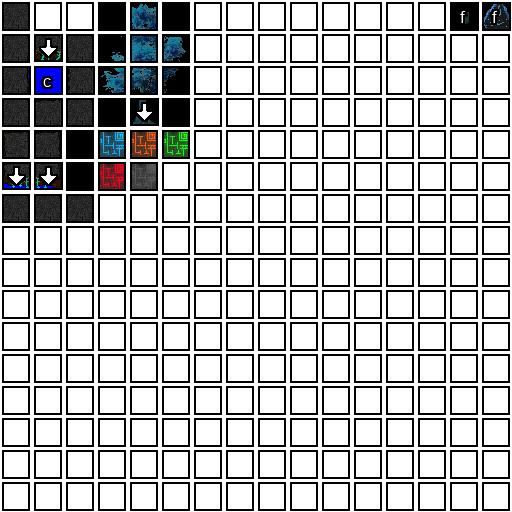

This is a level from a 2D game, rendered from its Tiled map with the project's own tilesets. A one-line summary and the complete map file follow:
An orthogonal 16x16 tile map with 32x32 px tiles, 2 tile layers (ground, collision), 1 hidden layer not drawn, 3 tilesets.

<map version="1.0" orientation="orthogonal" width="16" height="16" tilewidth="32" tileheight="32">
 <tileset firstgid="1" name="data" tilewidth="32" tileheight="32">
  <image source="img.png" width="512" height="512" />
 </tileset>
 <tileset firstgid="257" name="height" tilewidth="32" tileheight="32">
  <image source="../data_sample.png" width="128" height="64" />
 </tileset>
 <tileset firstgid="265" name="collision" tilewidth="32" tileheight="32">
  <image source="../collision_sample.png" width="128" height="64" />
 </tileset>
 <layer name="ground" width="16" height="16">
  <data encoding="csv">
1,2,3,4,5,6,7,8,9,10,11,12,13,14,15,16,
17,18,19,20,21,22,23,24,25,26,27,28,29,30,31,32,
33,34,35,36,37,38,39,40,41,42,43,44,45,46,47,48,
49,50,51,52,53,54,55,56,57,58,59,60,61,62,63,64,
65,66,67,68,69,70,71,72,73,74,75,76,77,78,79,80,
81,82,83,84,85,86,87,88,89,90,91,92,93,94,95,96,
97,98,99,100,101,102,103,104,105,106,107,108,109,110,111,112,
113,114,115,116,117,118,119,120,121,122,123,124,125,126,127,128,
129,130,131,132,133,134,135,136,137,138,139,140,141,142,143,144,
145,146,147,148,149,150,151,152,153,154,155,156,157,158,159,160,
161,162,163,164,165,166,167,168,169,170,171,172,173,174,175,176,
177,178,179,180,181,182,183,184,185,186,187,188,189,190,191,192,
193,194,195,196,197,198,199,200,201,202,203,204,205,206,207,208,
209,210,211,212,213,214,215,216,217,218,219,220,221,222,223,224,
225,226,227,228,229,230,231,232,233,234,235,236,237,238,239,240,
241,242,243,244,245,246,247,248,249,250,251,252,253,254,255,256
</data>
 </layer>
 <layer name="height" width="16" height="16" visible="0">
  <data encoding="csv">
257,257,257,261,261,261,257,257,257,257,257,257,257,257,258,258,
257,257,257,260,260,260,257,257,257,257,257,257,257,257,257,257,
257,257,257,259,259,259,257,257,257,257,257,257,257,257,257,257,
257,257,257,257,258,257,257,257,257,257,257,257,257,257,257,257,
257,257,257,257,257,257,257,257,257,257,257,257,257,257,257,257,
257,257,257,257,257,257,257,257,257,257,257,257,257,257,257,257,
257,257,257,257,257,257,257,257,257,257,257,257,257,257,257,257,
257,257,257,257,257,257,257,257,257,257,257,257,257,257,257,257,
257,257,257,257,257,257,257,257,257,257,257,257,257,257,257,257,
257,257,257,257,257,257,257,257,257,257,257,257,257,257,257,257,
257,257,257,257,257,257,257,257,257,257,257,257,257,257,257,257,
257,257,257,257,257,257,257,257,257,257,257,257,257,257,257,257,
257,257,257,257,257,257,257,257,257,257,257,257,257,257,257,257,
257,257,257,257,257,257,257,257,257,257,257,257,257,257,257,257,
257,257,257,257,257,257,257,257,257,257,257,257,257,257,257,257,
257,257,257,257,257,257,257,257,257,257,257,257,257,257,257,257
</data>
 </layer>
 <layer name="collision" width="16" height="16">
  <data encoding="csv">
268,268,268,268,268,268,268,268,268,268,268,268,268,268,265,265,
268,269,268,268,268,268,268,268,268,268,268,268,268,268,268,268,
267,266,267,268,268,268,268,268,268,268,268,268,268,268,268,268,
268,267,268,268,269,268,268,268,268,268,268,268,268,268,268,268,
268,268,268,268,268,268,268,268,268,268,268,268,268,268,268,268,
269,269,268,268,268,268,268,268,268,268,268,268,268,268,268,268,
268,268,268,268,268,268,268,268,268,268,268,268,268,268,268,268,
268,268,268,268,268,268,268,268,268,268,268,268,268,268,268,268,
268,268,268,268,268,268,268,268,268,268,268,268,268,268,268,268,
268,268,268,268,268,268,268,268,268,268,268,268,268,268,268,268,
268,268,268,268,268,268,268,268,268,268,268,268,268,268,268,268,
268,268,268,268,268,268,268,268,268,268,268,268,268,268,268,268,
268,268,268,268,268,268,268,268,268,268,268,268,268,268,268,268,
268,268,268,268,268,268,268,268,268,268,268,268,268,268,268,268,
268,268,268,268,268,268,268,268,268,268,268,268,268,268,268,268,
268,268,268,268,268,268,268,268,268,268,268,268,268,268,268,268
</data>
 </layer>
</map>
